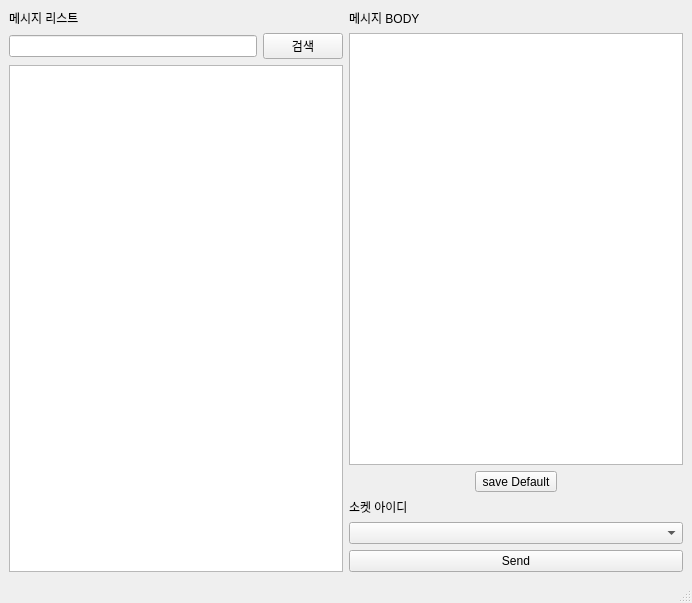
<?xml version="1.0" encoding="UTF-8"?>
<ui version="4.0">
 <class>MainWindow</class>
 <widget class="QMainWindow" name="MainWindow">
  <property name="enabled">
   <bool>true</bool>
  </property>
  <property name="geometry">
   <rect>
    <x>0</x>
    <y>0</y>
    <width>692</width>
    <height>603</height>
   </rect>
  </property>
  <property name="baseSize">
   <size>
    <width>1000</width>
    <height>0</height>
   </size>
  </property>
  <property name="windowTitle">
   <string>MainWindow</string>
  </property>
  <widget class="QWidget" name="centralwidget">
   <layout class="QGridLayout" name="gridLayout_3">
    <item row="0" column="0">
     <layout class="QHBoxLayout" name="horizontalLayout">
      <item>
       <layout class="QGridLayout" name="gridLayout">
        <item row="1" column="0">
         <widget class="QLineEdit" name="input_handle_search"/>
        </item>
        <item row="4" column="0" colspan="2">
         <widget class="QTableWidget" name="list_handle_msg">
          <property name="selectionMode">
           <enum>QAbstractItemView::SingleSelection</enum>
          </property>
          <property name="selectionBehavior">
           <enum>QAbstractItemView::SelectRows</enum>
          </property>
         </widget>
        </item>
        <item row="1" column="1">
         <widget class="QPushButton" name="btn_handle_search">
          <property name="text">
           <string>검색</string>
          </property>
         </widget>
        </item>
        <item row="0" column="0">
         <widget class="QLabel" name="label_3">
          <property name="text">
           <string>메시지 리스트</string>
          </property>
         </widget>
        </item>
       </layout>
      </item>
      <item>
       <layout class="QGridLayout" name="gridLayout_2">
        <item row="4" column="0">
         <widget class="QTableWidget" name="list_handle_body"/>
        </item>
        <item row="3" column="0">
         <widget class="QLabel" name="label">
          <property name="text">
           <string>메시지 BODY</string>
          </property>
         </widget>
        </item>
        <item row="5" column="0">
         <layout class="QHBoxLayout" name="horizontalLayout_3">
          <item>
           <widget class="QToolButton" name="btn_save_dt_val">
            <property name="text">
             <string>save Default</string>
            </property>
           </widget>
          </item>
         </layout>
        </item>
        <item row="8" column="0">
         <widget class="QPushButton" name="btn_handle_send">
          <property name="text">
           <string>Send</string>
          </property>
         </widget>
        </item>
        <item row="7" column="0">
         <widget class="QComboBox" name="combo_sk_list"/>
        </item>
        <item row="6" column="0">
         <widget class="QLabel" name="label_2">
          <property name="text">
           <string>소켓 아이디</string>
          </property>
         </widget>
        </item>
       </layout>
      </item>
     </layout>
    </item>
   </layout>
  </widget>
  <widget class="QMenuBar" name="menubar">
   <property name="geometry">
    <rect>
     <x>0</x>
     <y>0</y>
     <width>692</width>
     <height>22</height>
    </rect>
   </property>
  </widget>
  <widget class="QStatusBar" name="statusbar"/>
 </widget>
 <resources/>
 <connections/>
</ui>
